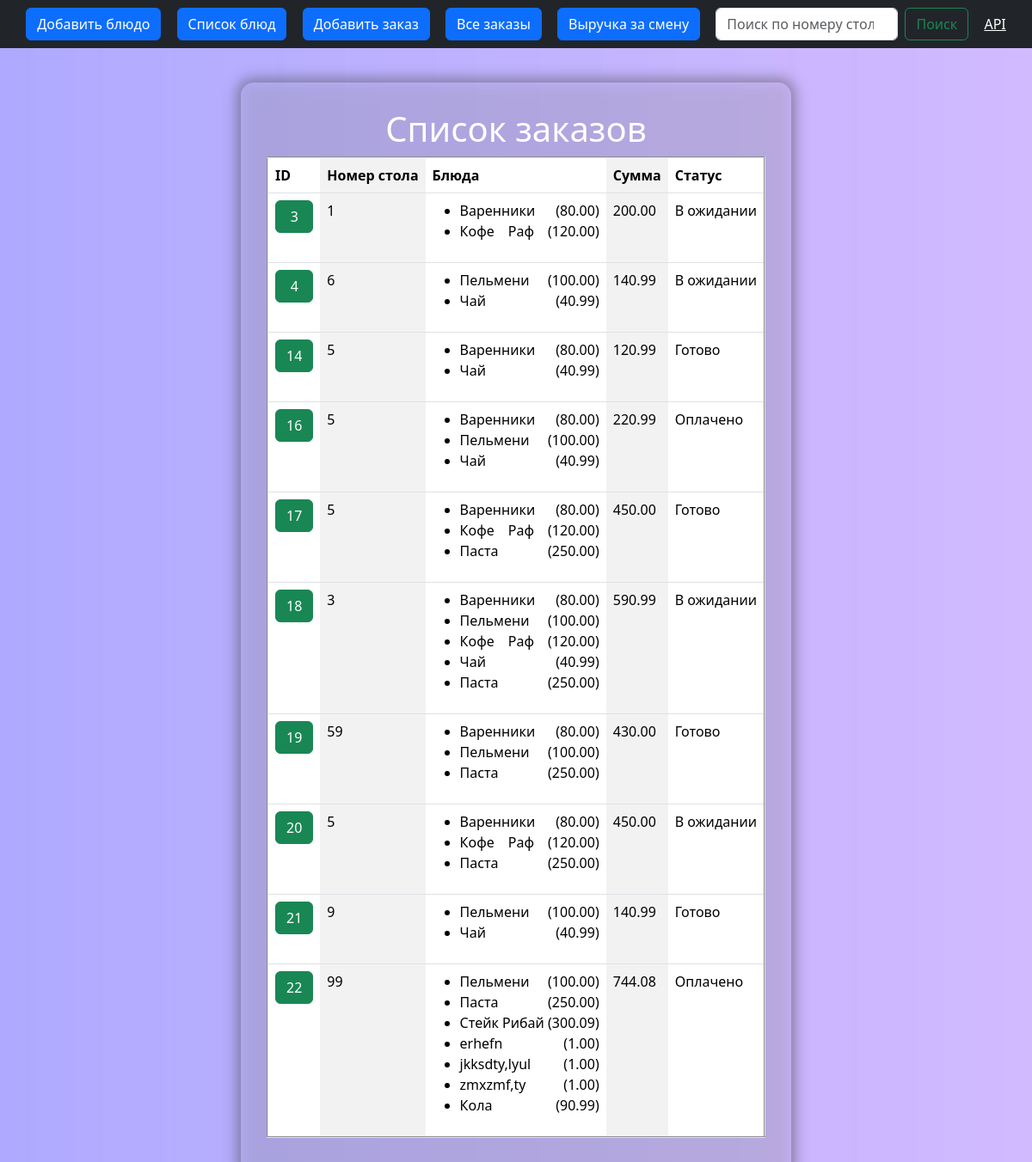
Page /order-list/ on the earlier database version.
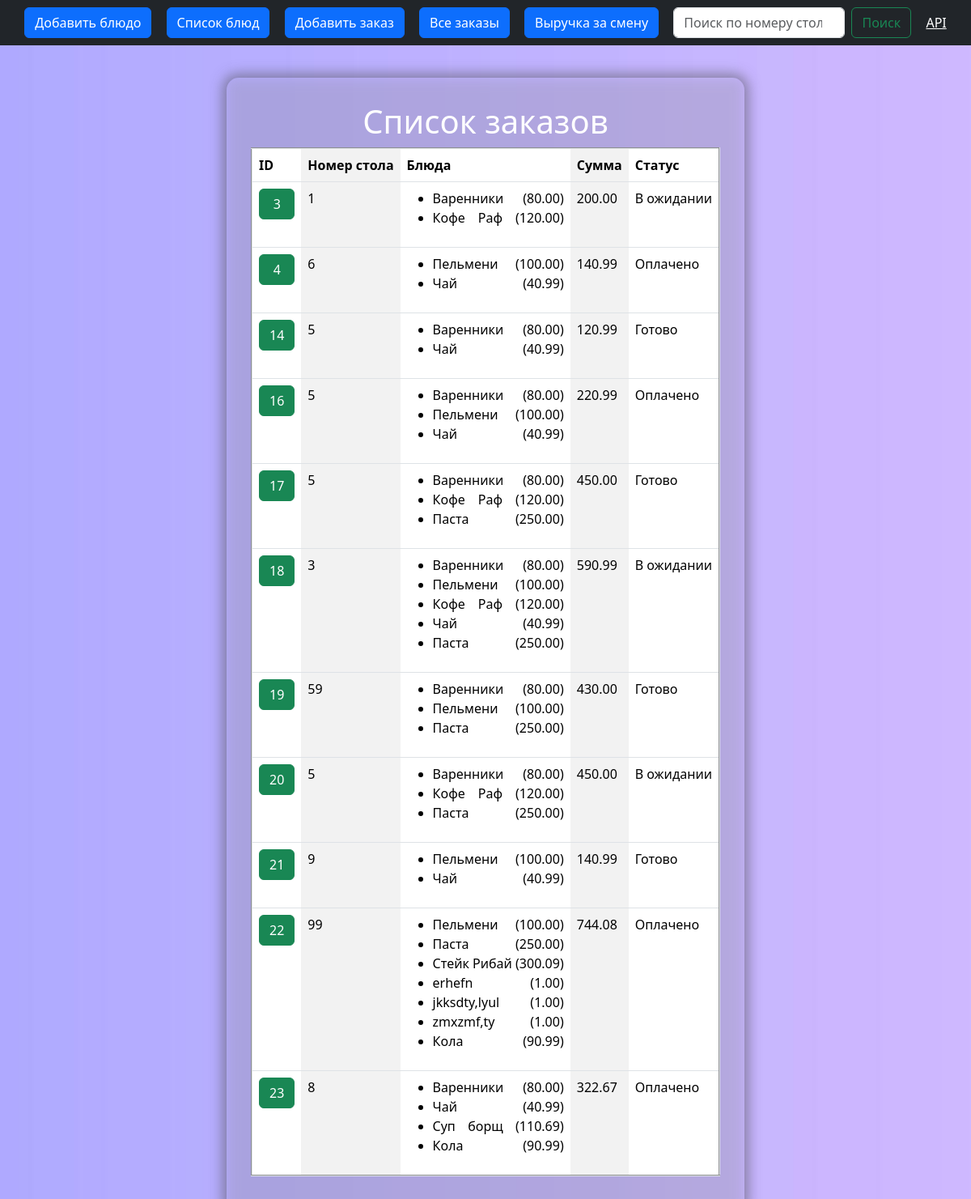
Same page on the later database version.
### orders/models.py (models this page shows, shortened)
class Order(models.Model):
    table_number = models.PositiveSmallIntegerField(verbose_name='Номер столика', default=1)
    items = models.ManyToManyField(Item, blank=True, verbose_name='Блюда')
    total_price = models.DecimalField(max_digits=10, decimal_places=2, default=0.00, verbose_name='Сумма заказа')
    status = models.CharField(max_length=10, choices=STATUS_CHOICES, default='in_waiting', verbose_name='Статус')

class Item(models.Model):
    dish_name = models.CharField(max_length=100, unique=True, verbose_name='Название блюда')
    price = models.DecimalField(max_digits=8, decimal_places=2, default=1.00, verbose_name='Цена')

### orders/views.py (the view, shortened to what this page needs)
# urls.py: path('order-list/', OrderListView.as_view(), name='order-list'),
class OrderListView(ListView):
    model = Order
    template_name = 'orders/order-list.html'
    context_object_name = 'orders'
    def get_queryset(self):
        queryset = super().get_queryset()
        search_query = self.request.GET.get('q', '').strip().lower()
        return queryset

### orders/templates/orders/order-list.html (shortened to what this page needs)
{% extends 'orders/base.html' %}
{% load static %}
{% block content %}
<link rel="stylesheet" href="{% static 'css/order.css'%}" type="text/css">
<div class="container" id='or-di'>
<div class='order'>
<h1>Список заказов</h1>
<table border=2 class="table table-striped-columns" id="or-li">
  <thead>
    <tr>
      <th>ID</th>
      <th>Номер стола</th>
      <th>Блюда</th>
      <th>Сумма</th>
      <th>Статус</th>
    </tr>
  </thead>
  <tbody>
    {% if orders %}
    {% for order in orders %}
    <tr>
      <td><a href="{% url 'orders:order-detail' order.id %}"><button type="submit" class="btn btn-success" id="btn-link">{{order.id}}</button></a></td>
      <td>{{order.table_number}}</td>
      <td>
        <ul>
          {% for item in order.items.all %}
          <li>{{ item.dish_name }} ({{ item.price }})</li>
          {% endfor %}
        </ul>
      </td>
      <td>{{order.total_price}}</td>
      <td>{{order.get_status_display}}</td>
    </tr>
    {% endfor %}
    {% else %}
    <tr><td colspan="5">Заказов нет.</td></tr>
    {% endif %}
  </tbody>
</table>
</div>
</div>
{% endblock content %}

### orders/templates/orders/base.html (shortened to what this page needs)
{% load static %}
<!DOCTYPE html>
<html lang="en">
<head>
    <link href="https://cdn.jsdelivr.net/npm/bootstrap@5.3.3/dist/css/bootstrap.min.css" rel="stylesheet">
    <link rel="stylesheet" href="{% static 'css/menu.css' %}" type="text/css">
</head>
<body>
    <header>
    <nav class="navbar navbar-dark bg-dark">
            <div class="container-fluid">
                    <a href={% url "orders:item-form" %}><button class="btn  btn-primary">Добавить блюдо</button></a>
                    <a href={% url "orders:item-list" %}><button class="btn  btn-primary">Список блюд</button></a>
                    <a href={% url "orders:order-form" %}><button class="btn  btn-primary">Добавить заказ</button></a>
                    <a href={% url "orders:order-list" %}><button class="btn  btn-primary">Все заказы</button></a>
                    <a href={% url "orders:money-paid" %}><button class="btn  btn-primary">Выручка за смену</button></a>
                    <form class="d-flex w-25" role="search" method='get' action="{% url 'orders:order-list' %}">
                    <input class="form-control me-2" type="search" name="q" placeholder="Поиск по номеру стола или статус" aria-label="Search" width: 1000px value="{{ request.GET.q }}">
                    <button class="btn btn-outline-success" type="submit">Поиск</button>
                    </form>
                <span class="navbar-text">
                    <a href="/api/" class="navbar-text" target="_blank">API</a>
                </span>
            </div>
    </nav>
    </header>
        {% block content %}
        {% endblock %}
</body>
</html>

### static/CSS/menu.css (style rules this page uses)
body { background-image: url("../img/background.jpg"); background-repeat: no-repeat; background-size: cover; }
.navbar>.container-fluid { justify-content: space-evenly; }

### static/CSS/order.css (style rules this page uses)
.order { padding: 30px; text-align: center; border-radius: 15px; margin: 40px; color: #ffffff; backdrop-filter: blur(8px) saturate(100%) contrast(75%); text-decoration: none; box-shadow: rgba(73, 73, 73, 0.5) 0px 0px 15px 5px; justify-self: center; }
#or-li { text-align-last: justify; }
#btn-link { width: 100%; text-align-last: center; }
.form-control { width: 100%; box-sizing: border-box; }

Differences in the rows shown:
changed Order id 4: status "В ожидании" → "Оплачено"
added Order: id "23", table_number "8", total_price "322.67", status "Оплачено", Item (dish_name "Варенники", price "80.00"), Item (dish_name "Чай", price "40.99"), Item (dish_name "Кола", price "90.99")
now on this page (row unchanged): Item: dish_name "Суп борщ", price "110.69", shown under "23"
